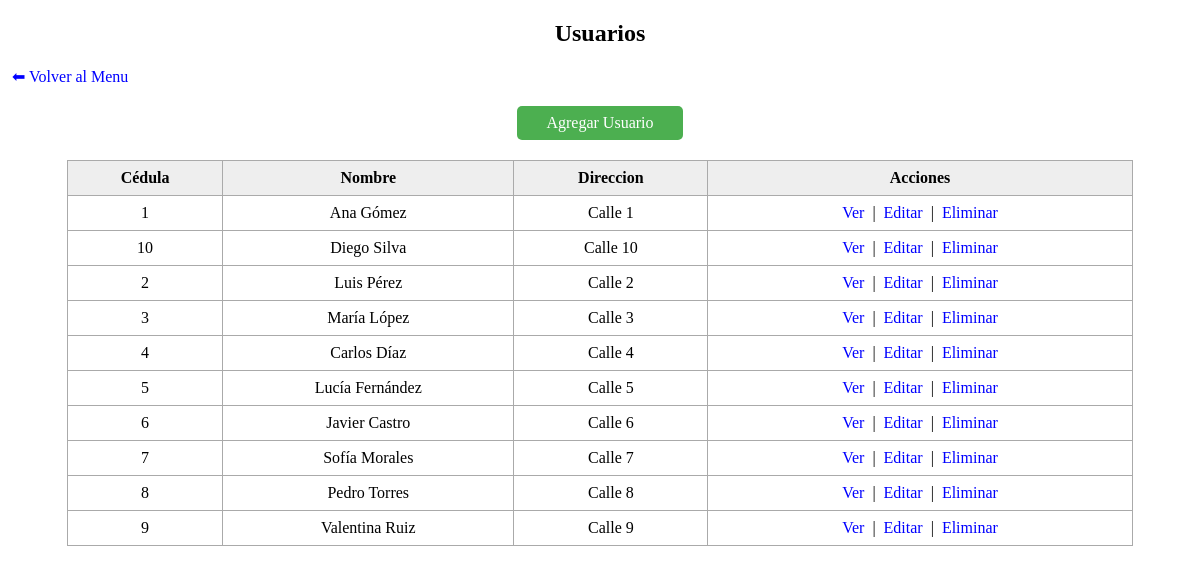
The page /index.php?controlador=usuarios&accion=listar on the database its author committed.
### tables this page shows
CREATE TABLE `usuario` (
  `cedula` char(8) NOT NULL,
  `nombre` varchar(50) NOT NULL,
  `direccion` varchar(100) DEFAULT NULL
);

### modelo/Conexion.php (called while the page is built, shortened)
<?php
class Conexion {
    private static $conexion = null;
    public static function getConexion() {
        if (self::$conexion == null) {
            self::$conexion = mysqli_connect("localhost", "root", "root", "biblioteca");
            mysqli_set_charset(self::$conexion, "utf8");
        }
        return self::$conexion;
    }
}
?>

### controlador/ControladorUsuarios.php (called while the page is built, shortened)
<?php
require_once(__DIR__ . "/../modelo/Usuario.php");
class ControladorUsuarios
{
    private $usuarioModel;
    public function __construct()
    {
        $this->usuarioModel = new Usuario();
    }
    public function listar($get = [], $post = [])
    {
        $usuarios = $this->usuarioModel->getAll();
        include(__DIR__ . "/../vista/VistaUsuarios.php");
    }
}
?>

### index.php (called while the page is built, shortened)
<?php
require_once("controlador/ControladorFrente.php");
$controladorFrente = new ControladorFrente();
$controlador = isset($_GET['controlador']) ? $_GET['controlador'] : 'general';
$accion = isset($_GET['accion']) ? $_GET['accion'] : 'inicio';
$controladorFrente->ejecutar($controlador, $accion);
?>

### modelo/Usuario.php (called while the page is built, shortened)
<?php
require_once("Conexion.php");
class Usuario
{
    private $dbh;
    public function __construct()
    {
        $this->dbh = Conexion::getConexion();
    }
    private function set_names()
    {
        return $this->dbh->query("SET NAMES 'utf8'");
    }
    public function getAll()
    {
        $sql = "SELECT * FROM usuario";
        $resultado = $this->dbh->query($sql);
        return $resultado->fetch_all(MYSQLI_ASSOC);
    }
}
?>

### vista/VistaUsuarios.php (the view, shortened to what this page needs)
<!DOCTYPE html>
<html lang="es">
<head>
</head>
<body>
<h2 style="text-align:center;">Usuarios</h2>
<a href="index.php?controlador=general">⬅ Volver al Menu</a>
<a href="index.php?controlador=usuarios&accion=crear" class="btn-agregar">Agregar Usuario</a>
<table>
    <tr>
        <th>Cédula</th>
        <th>Nombre</th>
        <th>Direccion</th>
        <th>Acciones</th>
    </tr>
    <?php if (!empty($usuarios)): ?>
        <?php foreach ($usuarios as $u): ?>
            <tr>
                <td><?= htmlspecialchars($u['cedula']) ?></td>
                <td><?= htmlspecialchars($u['nombre']) ?></td>
                <td><?= htmlspecialchars($u['direccion']) ?></td>
                <td>
                    <a href="index.php?controlador=usuarios&accion=ver&cedula=<?= $u['cedula'] ?>">Ver</a> |
                    <a href="index.php?controlador=usuarios&accion=editar&cedula=<?= $u['cedula'] ?>">Editar</a> |
                    <a href="index.php?controlador=usuarios&accion=eliminar&cedula=<?= $u['cedula'] ?>"
                       onclick="return confirm('¿Seguro que querés eliminar este usuario?');">Eliminar</a>
                </td>
            </tr>
        <?php endforeach; ?>
    <?php else: ?>
        <tr><td colspan="4">No hay usuarios para mostrar.</td></tr>
    <?php endif; ?>
</table>
</body>
</html>

### controlador/ControladorFrente.php (shortened to what this page needs)
<?php
class ControladorFrente {
    public function ejecutar($controlador, $accion) {
        switch($controlador) {
            case 'usuarios':
                require_once("ControladorUsuarios.php");
                $ctrl = new ControladorUsuarios();
                break;
        }
        if (method_exists($ctrl, $accion)) {
            $ctrl->$accion($_GET, $_POST);
        } else {
            echo "Acción '$accion' no encontrada en el controlador '$controlador'.";
        }
    }
}
?>

### vista/VistaUsuarios.php (style rules this page uses)
table { width: 90%; margin: 20px auto; border-collapse: collapse; }
th, td { border: 1px solid #aaa; padding: 8px; text-align: center; }
th { background-color: #eee; }
a { text-decoration: none; color: blue; margin: 0 4px; }
.btn-agregar { display: block; width: 150px; margin: 20px auto; text-align: center; padding: 8px; background-color: #4CAF50; color: white; border-radius: 5px; }

### rows shown on the page
usuario: cedula "1", nombre "Ana Gómez", direccion "Calle 1"
usuario: cedula "10", nombre "Diego Silva", direccion "Calle 10"
usuario: cedula "2", nombre "Luis Pérez", direccion "Calle 2"
usuario: cedula "3", nombre "María López", direccion "Calle 3"
usuario: cedula "4", nombre "Carlos Díaz", direccion "Calle 4"
usuario: cedula "5", nombre "Lucía Fernández", direccion "Calle 5"
usuario: cedula "6", nombre "Javier Castro", direccion "Calle 6"
usuario: cedula "7", nombre "Sofía Morales", direccion "Calle 7"
usuario: cedula "8", nombre "Pedro Torres", direccion "Calle 8"
usuario: cedula "9", nombre "Valentina Ruiz", direccion "Calle 9"
